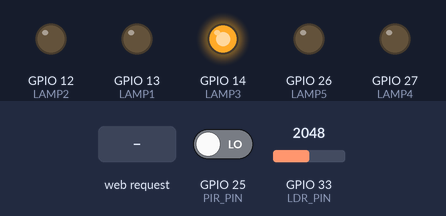
Bench run of a sketch on a simulated ESP32. On the bench: output pins drawn as LEDs (lit = HIGH). Inputs (shaded band) come from the test bench; at power-on: GPIO 25 (PIR_PIN) LOW, GPIO 33 (LDR_PIN) = 2048. WiFi joins after 1.5 s; servers stay silent unless stated; what the sketch prints to the serial monitor is not drawn.

Above: at 2.7 s.
2.8 s: GPIO 25 (PIR_PIN) driven HIGH
At 3.3 s:
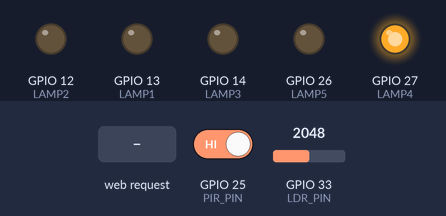
4.3 s: HTTP request GET /lamp1/on received
At 4.9 s:
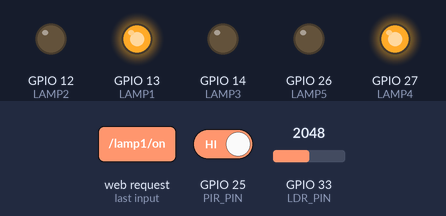
5.8 s: HTTP request GET /lamp2/on received
At 6.9 s:
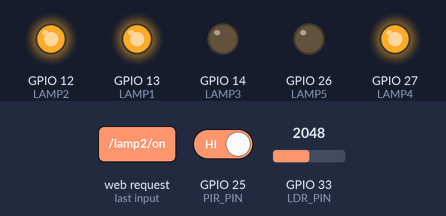
7.3 s: HTTP request GET /lamp1/off received
At 8.5 s:
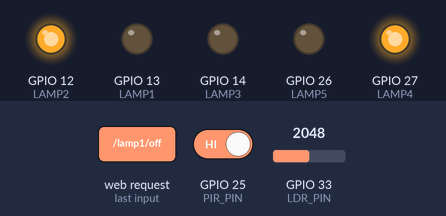
8.8 s: HTTP request GET /lamp2/off received
At 9.2 s:
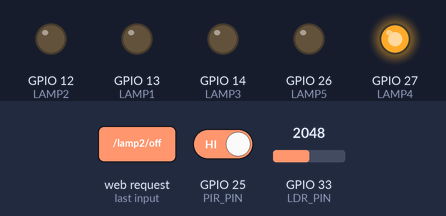
Timing chart, 0 to 11.3 s (numbered marks = the images above; inputs shaded):
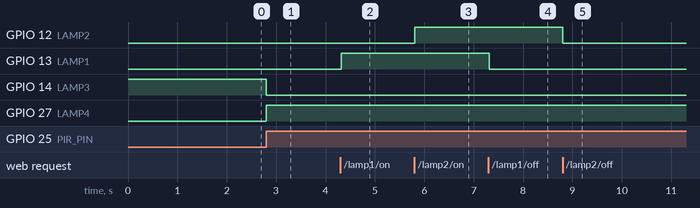

The sketch:

WEB_+_PIR_+_LDR__FOR_ESP32.ino
```cpp
#include <WiFi.h>
#include <WebServer.h>

//////////////////////
// WIFI CONFIG
//////////////////////
const char* ssid = "OPERATOR";
const char* password = "khususoperatorsaja";

WebServer server(80);

//////////////////////
// PIN DECLARATION
//////////////////////

#define LDR_PIN 33
#define PIR_PIN 25

#define LAMP1 13
#define LAMP2 12
#define LAMP3 14
#define LAMP4 27
#define LAMP5 26

//////////////////////
// GLOBAL VARIABLES
//////////////////////

bool lamp1State = false;
bool lamp2State = false;

bool pirState = false;
bool lastPirRead = LOW;

bool lamp5State = false;

unsigned long darkStartTime = 0;

//////////////////////
// WEB PAGE
//////////////////////

void handleRoot() {

  String page = "<!DOCTYPE html><html>";
  page += "<head><meta name='viewport' content='width=device-width, initial-scale=1'>";
  page += "<style>";
  page += "body{font-family:Arial;text-align:center;background:#0f172a;color:white;}";
  page += ".card{background:#1e293b;padding:20px;margin:20px;border-radius:15px;}";
  page += "button{padding:15px 30px;margin:10px;font-size:18px;border:none;border-radius:10px;cursor:pointer;}";
  page += ".on{background:#22c55e;color:white;}";
  page += ".off{background:#ef4444;color:white;}";
  page += "</style></head><body>";

  page += "<h1>ESP32 SMART HOME</h1>";

  page += "<div class='card'>";
  page += "<h2>Lamp 1</h2>";
  page += "<p>Status: " + String(lamp1State ? "ON" : "OFF") + "</p>";
  page += "<a href='/lamp1/on'><button class='on'>ON</button></a>";
  page += "<a href='/lamp1/off'><button class='off'>OFF</button></a>";
  page += "</div>";

  page += "<div class='card'>";
  page += "<h2>Lamp 2</h2>";
  page += "<p>Status: " + String(lamp2State ? "ON" : "OFF") + "</p>";
  page += "<a href='/lamp2/on'><button class='on'>ON</button></a>";
  page += "<a href='/lamp2/off'><button class='off'>OFF</button></a>";
  page += "</div>";

  page += "</body></html>";

  server.send(200, "text/html", page);
}

//////////////////////
// SETUP
//////////////////////

void setup() {

  Serial.begin(115200);

  pinMode(LAMP1, OUTPUT);
  pinMode(LAMP2, OUTPUT);
  pinMode(LAMP3, OUTPUT);
  pinMode(LAMP4, OUTPUT);
  pinMode(LAMP5, OUTPUT);

  pinMode(PIR_PIN, INPUT);
  pinMode(LDR_PIN, INPUT);

  // Default PIR standby
  digitalWrite(LAMP3, HIGH);
  digitalWrite(LAMP4, LOW);

  //////////////////////
  // WIFI CONNECT
  //////////////////////
  WiFi.begin(ssid, password);
  Serial.print("Connecting to WiFi");

  while (WiFi.status() != WL_CONNECTED) {
    delay(500);
    Serial.print(".");
  }

  Serial.println("\nConnected!");
  Serial.print("IP Address: ");
  Serial.println(WiFi.localIP());

  //////////////////////
  // ROUTING
  //////////////////////
  server.on("/", handleRoot);

  server.on("/lamp1/on", [](){
    lamp1State = true;
    digitalWrite(LAMP1, HIGH);
    server.sendHeader("Location","/");
    server.send(303);
  });

  server.on("/lamp1/off", [](){
    lamp1State = false;
    digitalWrite(LAMP1, LOW);
    server.sendHeader("Location","/");
    server.send(303);
  });

  server.on("/lamp2/on", [](){
    lamp2State = true;
    digitalWrite(LAMP2, HIGH);
    server.sendHeader("Location","/");
    server.send(303);
  });

  server.on("/lamp2/off", [](){
    lamp2State = false;
    digitalWrite(LAMP2, LOW);
    server.sendHeader("Location","/");
    server.send(303);
  });

  server.begin();
}

//////////////////////
// LOOP
//////////////////////

void loop() {

  server.handleClient();

  //////////////////////
  // PIR TOGGLE SYSTEM
  //////////////////////
  bool pirRead = digitalRead(PIR_PIN);

  if (pirRead == HIGH && lastPirRead == LOW) {

    pirState = !pirState;

    if (pirState) {
      digitalWrite(LAMP3, LOW);
      digitalWrite(LAMP4, HIGH);
    } else {
      digitalWrite(LAMP3, HIGH);
      digitalWrite(LAMP4, LOW);
    }

    delay(300);
  }

  lastPirRead = pirRead;

  //////////////////////
  // LDR SMART SYSTEM
  //////////////////////

  int total = 0;
  for(int i=0;i<10;i++){
    total += analogRead(LDR_PIN);
    delay(2);
  }
  int ldrValue = total / 10;

  Serial.println(ldrValue);

  // ===== SETTING LEVEL =====
  int darkLevel = 3300;   // benar-benar gelap
  int brightLevel = 2600; // terang

  if (ldrValue > darkLevel) {

    if (darkStartTime == 0) {
      darkStartTime = millis();
    }

    // Harus gelap 3 detik
    if (millis() - darkStartTime > 3000) {
      lamp5State = true;
    }

  }
  else if (ldrValue < brightLevel) {
    lamp5State = false;
    darkStartTime = 0;
  }

  digitalWrite(LAMP5, lamp5State ? HIGH : LOW);

}
```

Measured:
- after the input at 2.8 s, GPIO 14 (LAMP3): HIGH → LOW at once; GPIO 27 (LAMP4): LOW → HIGH at once
- after the input at 4.3 s, GPIO 13 (LAMP1): LOW → HIGH at once
- after the input at 5.8 s, GPIO 12 (LAMP2): LOW → HIGH at once
- after the input at 7.3 s, GPIO 13 (LAMP1): HIGH → LOW at once
- after the input at 8.8 s, GPIO 12 (LAMP2): HIGH → LOW at once
